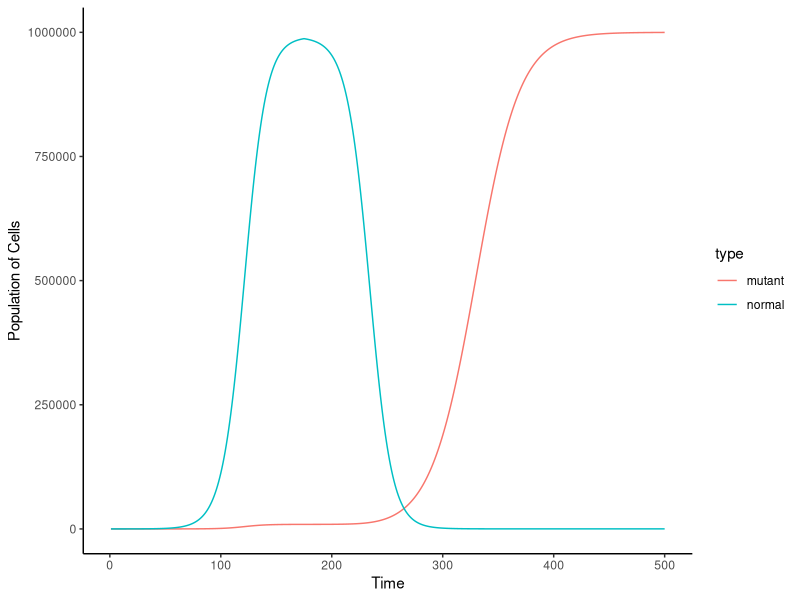

The R source for this figure:
#Jake Fuehrmeyer
#Biocomputing
#Exercise 11

setwd("~/BioComp_Tutorial13/")

#Create a population model to investigate evolution of drug resistance in tumors

#Imagine a cancer cell in a tumor that spontaneously exhibited a mutation that confers drug resistance
#The mutation does not have any positive or negative effects on growth rate of that sub-population when the cancer drug is absent
#However, when the cancer drug is present the mutant sub-population grows at 50% of its growth rate in the absence of the drug 
#and the non-mutant sub-population declines rapidly


#setting original r value for growth rate of normal and mutant cells
Rorig = .1
#carrying capacity
K = 1000000
#growth rate of normal cells when drug has been administered
Rdrug = -.1

#number of timesteps in timeline
timesteps = 500

#creating empty vectors of the length of the number of timesteps
Ncount = numeric(length = timesteps)
Mcount = numeric(length = timesteps)

#setting original N values
#Mutant cell was supposed to appear early so began with one mutant cell
#mutant cell appears when 100 normal cells are present
Ncount[1] = 10
Mcount[1] = 0

#check for when normal cell count is close to 100
onlyonce = TRUE

#check for drug administration level
druglevel = FALSE

#for loop to fill empty vector from above
#recursive function setup used to calculate next value based on 
#current normal and mutant population levels
for(t in 1:(timesteps-1)){
  #when total cell count is above 960000 (very close to carrying capacity), drug is administered
  if((Ncount[t] + Mcount[t]) > 996000 & druglevel == FALSE){
    
    druglevel = TRUE
  }
  #add in mutant cell when normal cell count is within 5 of 100
  if(Ncount[t]>95 & Ncount[t]<105 & onlyonce == TRUE){
    Mcount[t+1] = Mcount[t] + 1
    Ncount[t+1] <- Ncount[t]+Rorig*Ncount[t]*(1-(Ncount[t]+Mcount[t])/K)  
    onlyonce = FALSE
  }else{
    
    if(druglevel == FALSE){
      Ncount[t+1] <- Ncount[t]+Rorig*Ncount[t]*(1-(Ncount[t]+Mcount[t])/K)  
      Mcount[t+1] <- Mcount[t]+Rorig*Mcount[t]*(1-(Ncount[t]+Mcount[t])/K)  
    }
    #drug administered after carrying capacity is reached
    if(druglevel == TRUE){
      Ncount[t+1] <- Ncount[t]+Rdrug*Ncount[t]*(1-(Ncount[t]+Mcount[t])/K)  
      Mcount[t+1] <- Mcount[t]+(Rorig/2)*Mcount[t]*(1-(Ncount[t]+Mcount[t])/K)  
      
    }
  }
}

#concatenating two different vectors (wide form) into one Tumorgrowth vector (long form)
#first column is for timesteps
#second column is for the Ncount and Mcount vectors
#third column is to demarcate which data is for the normal and mutant cell counts (graphing purposes)
Tumorgrowth<-data.frame(time=c(1:timesteps, 1:timesteps),pop=c(Ncount, Mcount),type = rep(c("normal", "mutant"), each = timesteps))

#must access library before calling ggplot
library(ggplot2)

#ggplot call
#plotting cell count over time with demarcation of mutant or normal cells
#creating trend liine
ggplot(data=Tumorgrowth,aes(x=time,y=pop,color=type)) + 
  geom_line() +
  theme_classic()+
  xlab("Time") + 
  ylab("Population of Cells")

